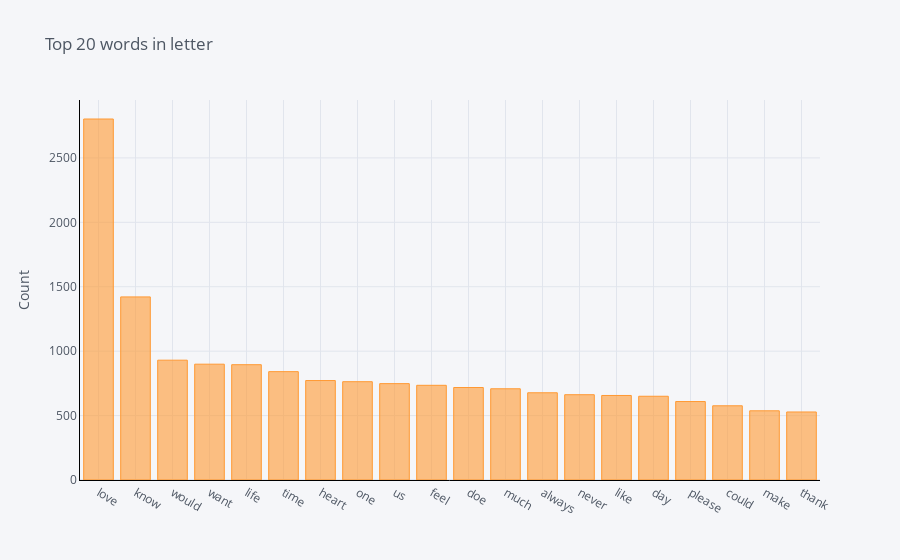

Notebook source saved alongside this figure:
### Code cell
#Function to get top n words
def get_top_n_words(corpus, n=None):
    vec = CountVectorizer().fit(corpus)
    bag_of_words = vec.transform(corpus)
    sum_words = bag_of_words.sum(axis=0) 
    words_freq = [(word, sum_words[0, idx]) for word, idx in vec.vocabulary_.items()]
    words_freq =sorted(words_freq, key = lambda x: x[1], reverse=True)
    return words_freq[:n]

#Calling function and return only top 20 words
common_words = get_top_n_words(clean_letter['text'], 20)

#Printing the word and frequency
for word, freq in common_words:
    print(word, freq)

#Creating the dataframe of word and frequency
df = pd.DataFrame(common_words, columns = ['news' , 'count'])

#Group by words and plot the sum
df.groupby('news').sum()['count'].sort_values(ascending=False).iplot(
    kind='bar', yTitle='Count', linecolor='black', title='Top 20 words in letter')

### Figure 1 — Plotly figure (JSON) as saved in the notebook; plotly's stock layout.template omitted (floating-point values rounded to 4 significant figures)
{"data": [{"marker": {"color": "rgba(255, 153, 51, 0.6)", "line": {"color": "rgba(255, 153, 51, 1.0)", "width": 1}}, "name": "count", "orientation": "v", "text": "", "type": "bar", "x": ["love", "know", "would", "want", "life", "time", "heart", "one", "us", "feel", "doe", "much", "always", "never", "like", "day", "please", "could", "make", "thank"], "y": [2802, 1421, 930, 899, 895, 841, 772, 763, 748, 735, 718, 708, 677, 662, 656, 650, 609, 576, 537, 528]}], "layout": {"legend": {"bgcolor": "#F5F6F9", "font": {"color": "#4D5663"}}, "paper_bgcolor": "#F5F6F9", "plot_bgcolor": "#F5F6F9", "title": {"font": {"color": "#4D5663"}, "text": "Top 20 words in letter"}, "xaxis": {"gridcolor": "#E1E5ED", "linecolor": "black", "showgrid": true, "tickfont": {"color": "#4D5663"}, "title": {"font": {"color": "#4D5663"}, "text": ""}, "zerolinecolor": "#E1E5ED"}, "yaxis": {"gridcolor": "#E1E5ED", "linecolor": "black", "showgrid": true, "tickfont": {"color": "#4D5663"}, "title": {"font": {"color": "#4D5663"}, "text": "Count"}, "zerolinecolor": "#E1E5ED"}}}
